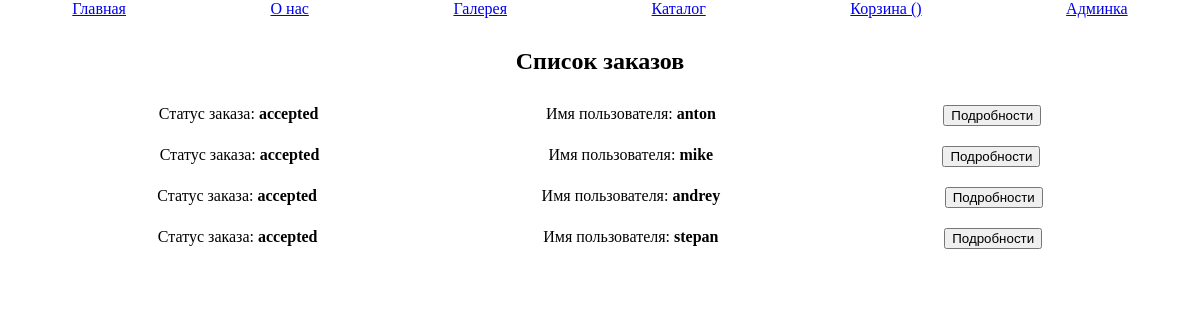
The page /admin.php (signed in) on the database its author committed.
### tables this page shows
CREATE TABLE `orders` (
  `id` int NOT NULL,
  `user_name` varchar(255) NOT NULL,
  `phone` varchar(255) NOT NULL,
  `session_id` varchar(255) NOT NULL,
  `status` varchar(255) NOT NULL
);

### engine/auth.php (called while the page is built, shortened)
<?php
function isAdmin() {
    return $_SESSION['login'] == 'admin';
}

### admin.php (the view, shortened to what this page needs)
<?php
include "./config/config.php";
$result = mysqli_query($link, "SELECT * FROM orders");
?>
    <!doctype html>
    <html lang="en">
    <head>
        <link rel="stylesheet" href="/styles/style.css">
    </head>
    <body>
    <?php include TEMPLATES_DIR . "menu.php"?>
    <div class="container">
        <h2>Список заказов</h2>
        <?php if (isAdmin()): ?>
            <?php foreach($result as $item):  ?>
                <div class="order">
                    <span>Статус заказа: <b><?=$item['status']?></b></span>
                    <span>Имя пользователя: <b><?=$item['user_name']?></b></span>
                    <a href="order.php?order_id=<?=$item['id']?>&user_name=<?=$item['user_name']?>"><button>Подробности</button></a>
                </div>
            <?php endforeach; ?>
        <?php endif; ?>
    </div>
    </body>
    </html>

### styles/style.css (style rules this page uses)
body { margin: 0 auto; text-align: center; }
.container { padding: 10px 35px 10px 35px; }
.order { padding: 10px; display: flex; justify-content: space-around; text-align: center; }

### rows shown on the page
orders: status "accepted", user_name "anton"
orders: status "accepted", user_name "mike"
orders: status "accepted", user_name "andrey"
orders: status "accepted", user_name "stepan"
